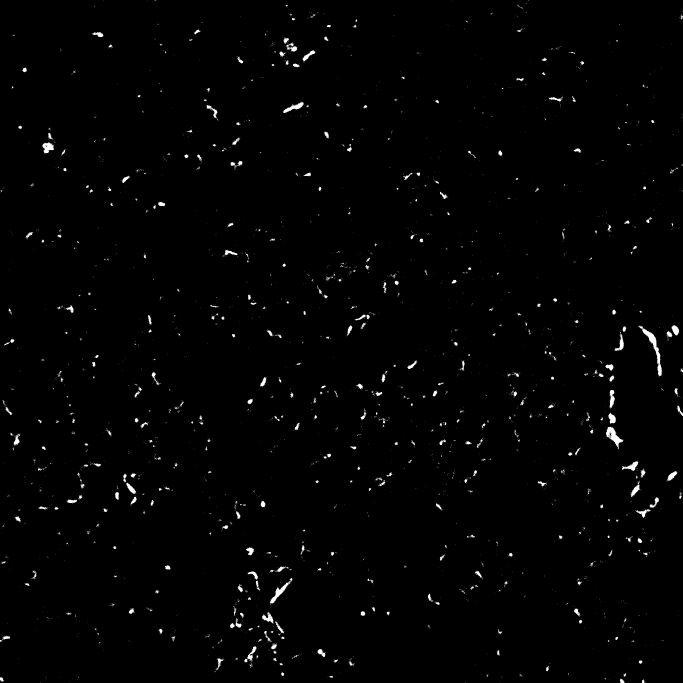
#> input picture data/imaging/MASK_SK658 Slobe ch010048.jpg, 2048 x 2048 px (shown at 1/3 size); its folder holds 4 pictures in this run; the run also reads 1 picture not shown here
$ jupyter execute --allow-errors 'Module 2.ipynb'
#> lines starting #> are read from the running program, lines starting #| are printed output that depends on the picture; after the words box and inside, x2 and y2 are one past the last pixel; in counts of white or black regions, pixels touching at a corner belong together
## Module_2:

## Team Members:
Max Calcoen, Jack O'Hearn

## Project Title: Imaging-based IPF severity prediction for biopsy device development

## Project Goal:
The objective of this project is to develop a computational pipeline to quantify and predict the extent of fibrosis in a mouse model of IPF to guide development of a better lung biopsy device.

## Disease Background:
*Fill in information and please note that this module is truncated and only has 5 bullets (instead of the 11 that you did for Module #1).*

* Prevalence & incidence ([source](https://pmc.ncbi.nlm.nih.gov/articles/PMC6313500/))
    - north america / europe: ~2.8 to 9.3 per 100,000 person-years (varies by definition)
    - usa, narrow definition: ~6.8 per 100,000; broader: up to ~16.3–17.4 per 100,000
    - prevalence in u.s. estimated ~10 to 60 cases / 100,000 (rare disease threshold)
* Risk factors (genetic, lifestyle) ([source](https://pmc.ncbi.nlm.nih.gov/articles/PMC6777743/))
    - older age / aging (disease primarily presents in middle to older adults)
    - male sex bias
    - cigarette smoking / smoking history (strongest environmental risk)
    - genetic predispositions: mutations in telomerase genes, surfactant genes, shorter telomeres, MUC5B promoter variant (minor allele)
    - microbiome / microbial burden in lung (higher bacterial load in BAL, certain genera like Streptococcus, Staphylococcus)
    - comorbidities / cofactors: gastroesophageal reflux disease (GERD), environmental exposures (metal dusts, silica, wood dust), viral injury, lung injury agents
* Symptoms ([source](https://www.ncbi.nlm.nih.gov/books/NBK448162/))
    - gradual onset progressive (shortness of breath) on exertion
    - dry nonproductive chronic cough
    -  bibasilar “velcro” crackles on auscultation (fine inspiratory crackles)
    - reduced exercise tolerance, fatigue, weight loss (constitutional)
    - pulmonary function test: restrictive pattern, decreased forced vital capacity (FVC), decreased DLCO (diffusing capacity)
* Standard of care treatment(s) ([source](https://pmc.ncbi.nlm.nih.gov/articles/PMC6111543/))
    - antifibrotic therapy: Pirfenidone (slows decline in lung function, reduces fibrosis mediators)
    - antifibrotic therapy: Nintedanib (tyrosine kinase inhibitor, slows FVC decline)
    - supportive therapies: supplemental oxygen, pulmonary rehabilitation, symptom control (cough management)
    - management of comorbidities (GERD, pulmonary hypertension)
    - lung transplantation
    - clinical trials / emerging therapies (targeting profibrotic pathways, biomarkers)
* Biological mechanisms (anatomy, organ physiology, cell & molecular physiology) ([source](https://pmc.ncbi.nlm.nih.gov/articles/PMC2675823/))
    - impaired epithelial regeneration / aberrant repair, with persistent activation of epithelial cells and failed re-epithelialization
    - senescence, mitochondrial dysfunction, oxidative stress in epithelial cells leading to pro-fibrotic signaling
    - release of profibrotic mediators (TGF-β, connective tissue growth factor, PDGF, fibronectin, integrins) from injured epithelium & mesenchymal cells
    - recruitment, activation and differentiation of fibroblasts → myofibroblasts → excessive ECM (extracellular matrix) deposition (collagen, fibronectin, proteoglycans)
    - mechanical stress feedback: matrix stiffening, mechanotransduction, latent TGF-ß activation via contraction of myofibroblasts
    - cross talk with immune cells / inflammation: dysregulated wound healing, low grade chronic inflammation, altered macrophage / fibrocyte responses
    - epigenetic alterations, noncoding RNAs, altered gene expression networks in fibrotic lung cells

## Data-Set:
*(Describe the data set(s) you will analyze. Cite the source(s) of the data. Describe how the data was collected -- What techniques were used? What units are the data measured in? Etc.)*
- The dataset is composed of Unpublished data collected by the Peirce-Cottler Lab (Dept. of Biomedical Engineering) and Kim Lab (Division of Pulmonary and Critical Care) at the University of Virginia School of Medicine.
- The dataset is composed of 78 black and white images (.jpg), collected at various depths of a fibrotic mouse lung.
- White in the images symbolizes fibrotic lesion, and black symbolizes healthy lung tissue.
- The images come from a Bleomycin-induced Lung Injury Model, where an antibiotic primarily used as chemotherapy (but also causes lung fibrosis) is administered to a mouse.
- 3 weeks later, the mice were harvested.
- The mouse lung tissue is then fixed, mounted, and sliced, then fluorescent microscopy was performed.
- The mouse lungs were immunostained for 3 proteins of interest:
   - desmin (myofibroblasts)
   - smooth muscle alpha actin (large blood vessel smooth muscle cells)
   - CD-31 (endothelial cells)

## Data Analyis:
*(Describe how you analyzed the data. This is where you should intersperse your Python code so that anyone reading this can run your code to perform the analysis that you did, generate your figures, etc.)*

First, we used edge detection and contour detection to find blood vessels / airways to remove from analysis- as there is no tissue in the lumen, it should not be considered in our analysis. We used manual_contours_subset.ipynb, which contained methods of dilation, erosion, and contour size-based filtering in order to generate masks of these regions. We stored the area that we generated. Then, we calculated the white pixel percentage in each image while considering the areas or not. Then, we fit 2 generalized linear models to predict white pixel percentage with the depth of the image as the dependent variable. We finally interpolated multiple points using the fitted model.

Additional analysis was conducted to analyze the difference between slobe and llobe in both white pixel percent and depth; however, MANOVA showed no significant correlation between white pixel percent and any other features (especially depth).

Below is the analysis. It is also available [here](https://github.com/max-calcoen/comp-bme-IPF/).

### data folder setup (for running code below)
```html
/data
    /imaging
        MASK_Sk658 Llobe ch010017.jpg
        ...here contains all the images
    depths.csv
    Filenames and Depths (old).csv
    pct_white_pixels.csv
```

[cell 1]
"""FILE: contour_detection.ipynb"""
# %%
import pandas as pd
import os
import cv2
import numpy as np
import matplotlib.pyplot as plt

images = pd.DataFrame()

data_path = r"data"
imaging_path = r"imaging"
filenames = os.listdir(os.path.join(data_path, imaging_path))
depths = pd.read_csv(os.path.join(data_path, "depths.csv"))
#> (reads data/depths.csv from the repository)

# display(filenames)
for i in filenames:
    img = cv2.imread(os.path.join(data_path, imaging_path, i), 0)
#> img is the input picture: shape (2048, 2048); min 0, max 255, mean 3
    try:
        depth = depths[depths["Filenames"].str.lower() == i.lower()][
            "Depth from lung surface (in micrometers) where image was acquired"
        ].values[0]
        # some files are named with SK658 and some with Sk658
    except IndexError:
        print(f"couldn't find depth for file {i}")
        continue
    images = pd.concat(
        [images, pd.DataFrame([{"filename": i, "image": img, "depth": depth}])],
        ignore_index=True,
    )
#> images = table of 1 rows and 3 columns

print(images.shape)
#| (4, 3)

# %%
print(images["filename"])
#| 0    MASK_SK658 Slobe ch010048.jpg
#| 1    MASK_SK658 Slobe ch010059.jpg
#| 2    MASK_SK658 Slobe ch010060.jpg
#| 3    MASK_Sk658 Llobe ch010034.jpg
#| Name: filename, dtype: object

# %%
img = (
    images[images["filename"] == "MASK_Sk658 Llobe ch010034.jpg"]["image"]
    .values[0]
    .copy()
)
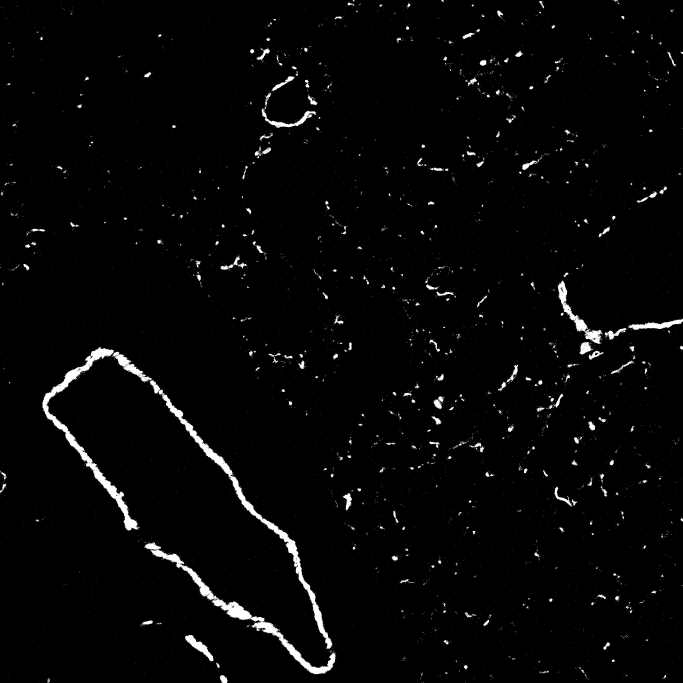
#> img: shape (2048, 2048) (shown at 1/3 size); min 0, max 255, mean 6.2

# convert to rgb instead of grayscale
plt.imshow(img, cmap="gray")
plt.title("Original image")
plt.show()

# %%
# remove small contours

img_contour_simple = img.copy()

contours, _ = cv2.findContours(
    img_contour_simple, cv2.RETR_EXTERNAL, cv2.CHAIN_APPROX_SIMPLE
)
#> contours = 7536 contours, 6910 with area under 20; largest, box (x1, y1, x2, y2) and area: (120, 1040, 1016, 2024) 61098, (1664, 816, 2048, 1080) 12880, (784, 269, 965, 384) 3620, (552, 1904, 640, 1992) 2534, (1272, 811, 1368, 904) 1698

for cntr in contours:
    if cv2.contourArea(cntr) > 1000:
        continue
    convHull = cv2.convexHull(cntr)
    cv2.drawContours(
        img_contour_simple, [convHull], -1, (0, 0, 0), thickness=cv2.FILLED
    )
#> this loop made 7536 passes
#> convHull on passes 1, 3, 4: [[1392, 2047]], [[1392, 2045]], [[151, 2045], [150, 2046]]
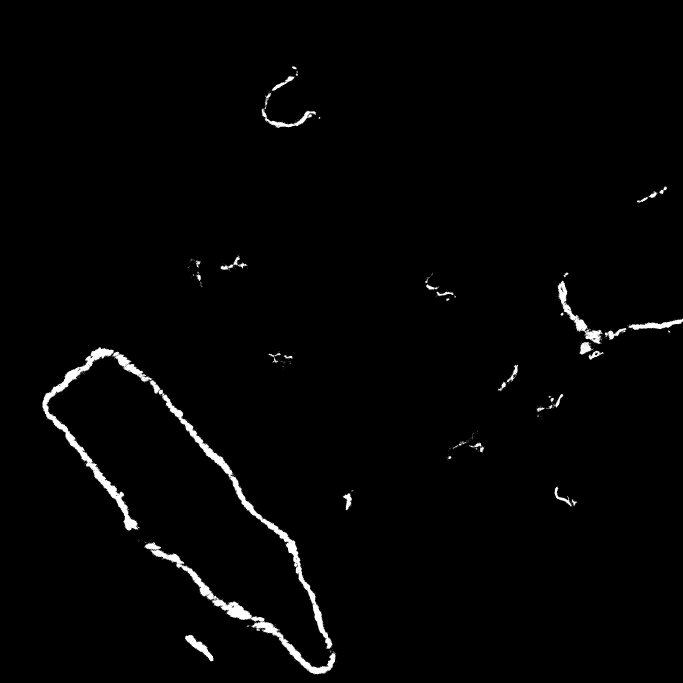
#> img_contour_simple: shape (2048, 2048) (shown at 1/3 size); 3.13% of pixels changed, all inside (x1, y1, x2, y2) = (0, 0, 2048, 2048)
img_contour_simple = cv2.cvtColor(img_contour_simple, cv2.COLOR_GRAY2RGB)
#> img_contour_simple: shape (2048, 2048, 3)
plt.imshow(img_contour_simple)
plt.title("Simple small contour removal")
plt.show()

# %%
img_dilate = img.copy()
img_dilate = cv2.dilate(img_dilate, np.ones((15, 15), np.uint8), iterations=1)
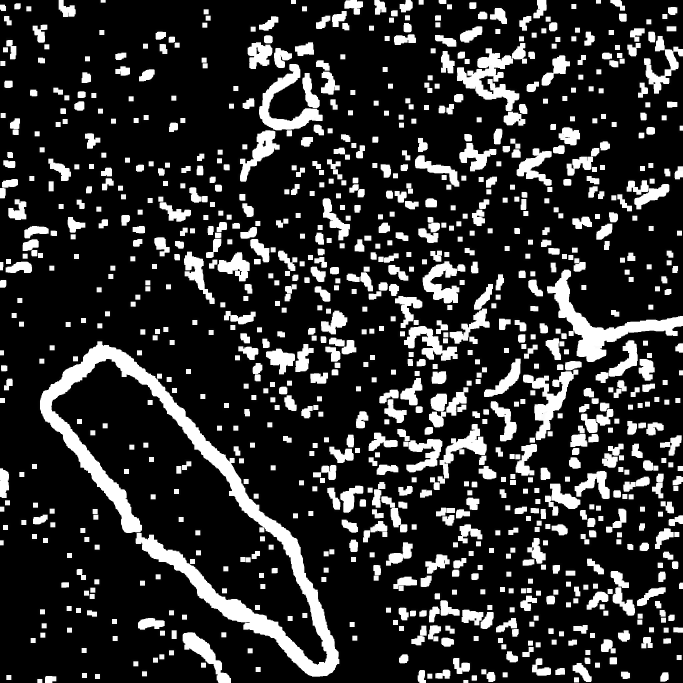
#> img_dilate: shape (2048, 2048) (shown at 1/3 size); min 0, max 255, mean 47.3

plt.imshow(img_dilate, cmap="gray")
plt.title("Dilated image")
plt.show()

# %%
# look at contours on dilated image
img_dilated_contour = img_dilate.copy()
contours, _ = cv2.findContours(
    img_dilated_contour, cv2.RETR_EXTERNAL, cv2.CHAIN_APPROX_SIMPLE
)
#> contours = 734 contours; largest, box (x1, y1, x2, y2) and area: (113, 1017, 1023, 2031) 357386, (1641, 809, 2048, 1087) 29168, (713, 185, 975, 551) 27319, (1369, 129, 1583, 383) 24232, (1185, 1265, 1495, 1495) 23604

for cntr in contours:
    if cv2.contourArea(cntr) > 10000:
        continue
    convHull = cv2.convexHull(cntr)
    cv2.drawContours(
        img_dilated_contour, [convHull], -1, (0, 0, 0), thickness=cv2.FILLED
    )
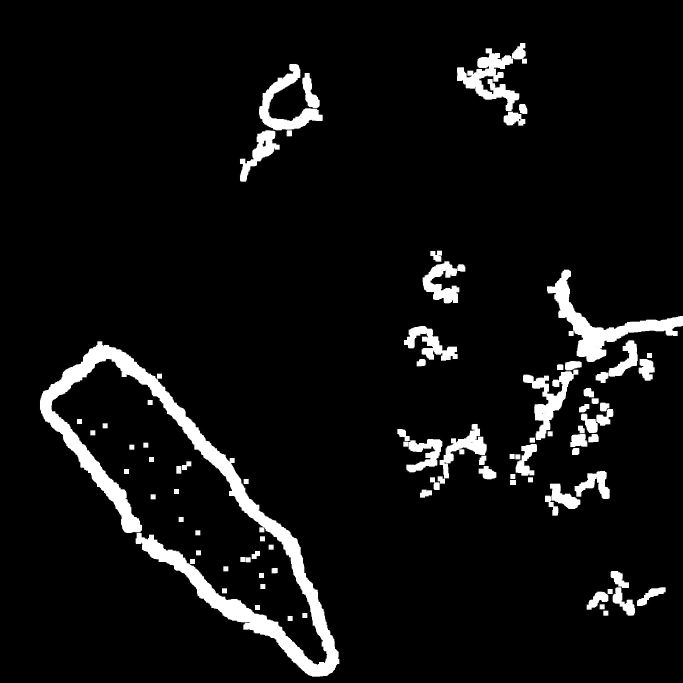
#> img_dilated_contour: shape (2048, 2048) (shown at 1/3 size); min 0, max 255, mean 16.1
img_dilated_contour = cv2.cvtColor(img_dilated_contour, cv2.COLOR_GRAY2RGB)
#> img_dilated_contour: shape (2048, 2048, 3)
plt.imshow(img_dilated_contour)
plt.title("Dilated contours")
plt.show()

# %%
# combine
img_combine = img_contour_simple.copy()
img_combine = cv2.dilate(img_combine, np.ones((15, 15), np.uint8), iterations=1)
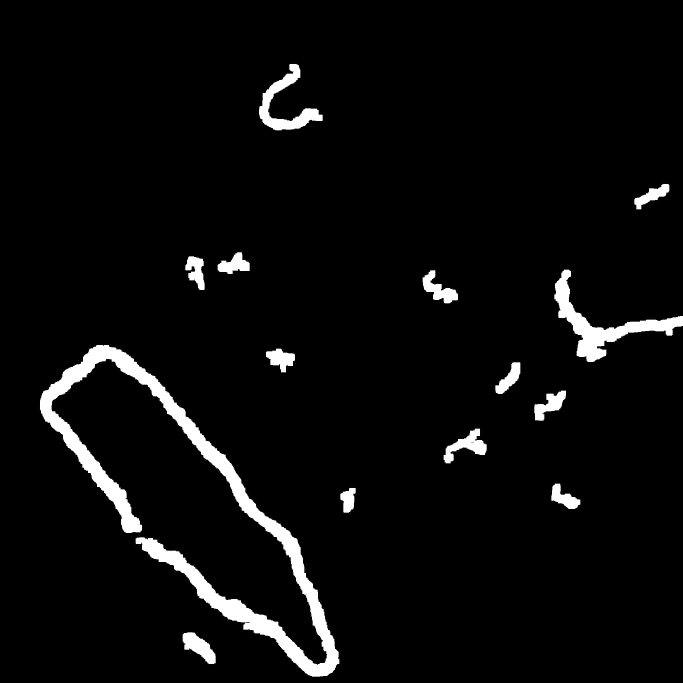
#> img_combine: shape (2048, 2048, 3) (shown at 1/3 size); min 0, max 255, mean 11.2
# Convert to grayscale before thresholding
img_combine_gray = cv2.cvtColor(img_combine, cv2.COLOR_RGB2GRAY)
_, img_combine_thresh = cv2.threshold(img_combine_gray, 128, 255, cv2.THRESH_BINARY | cv2.THRESH_OTSU)
#> img_combine_thresh: shape (2048, 2048); 4.4% white; 14 white regions
#> (the rest of the program and of its run is left out)
